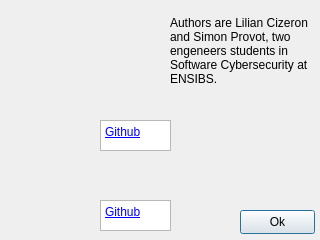
<?xml version="1.0" encoding="UTF-8"?>
<ui version="4.0">
 <class>Dialog</class>
 <widget class="QDialog" name="Dialog">
  <property name="geometry">
   <rect>
    <x>0</x>
    <y>0</y>
    <width>320</width>
    <height>240</height>
   </rect>
  </property>
  <property name="windowTitle">
   <string>Dialog</string>
  </property>
  <widget class="QLabel" name="Lilian">
   <property name="geometry">
    <rect>
     <x>0</x>
     <y>-10</y>
     <width>91</width>
     <height>151</height>
    </rect>
   </property>
   <property name="text">
    <string/>
   </property>
   <property name="pixmap">
    <pixmap>Ressources Graphique/Lilian.jpg</pixmap>
   </property>
  </widget>
  <widget class="QLabel" name="Simon">
   <property name="geometry">
    <rect>
     <x>0</x>
     <y>160</y>
     <width>91</width>
     <height>81</height>
    </rect>
   </property>
   <property name="text">
    <string/>
   </property>
   <property name="pixmap">
    <pixmap>Ressources Graphique/Simon.jpg</pixmap>
   </property>
  </widget>
  <widget class="QLabel" name="label">
   <property name="geometry">
    <rect>
     <x>170</x>
     <y>10</y>
     <width>141</width>
     <height>81</height>
    </rect>
   </property>
   <property name="autoFillBackground">
    <bool>false</bool>
   </property>
   <property name="text">
    <string>Authors are Lilian Cizeron and Simon Provot, two engeneers students in Software Cybersecurity at ENSIBS.</string>
   </property>
   <property name="wordWrap">
    <bool>true</bool>
   </property>
  </widget>
  <widget class="QTextBrowser" name="textBrowser">
   <property name="geometry">
    <rect>
     <x>100</x>
     <y>200</y>
     <width>71</width>
     <height>31</height>
    </rect>
   </property>
   <property name="html">
    <string>&lt;!DOCTYPE HTML PUBLIC &quot;-//W3C//DTD HTML 4.0//EN&quot; &quot;http://www.w3.org/TR/REC-html40/strict.dtd&quot;&gt;
&lt;html&gt;&lt;head&gt;&lt;meta name=&quot;qrichtext&quot; content=&quot;1&quot; /&gt;&lt;meta charset=&quot;utf-8&quot; /&gt;&lt;style type=&quot;text/css&quot;&gt;
p, li { white-space: pre-wrap; }
&lt;/style&gt;&lt;/head&gt;&lt;body style=&quot; font-family:'Segoe UI'; font-size:9pt; font-weight:400; font-style:normal;&quot;&gt;
&lt;p style=&quot; margin-top:0px; margin-bottom:0px; margin-left:0px; margin-right:0px; -qt-block-indent:0; text-indent:0px;&quot;&gt;&lt;a href=&quot;https://github.com/onlyatn1ght&quot;&gt;&lt;span style=&quot; text-decoration: underline; color:#0000ff;&quot;&gt;Github&lt;/span&gt;&lt;/a&gt;&lt;/p&gt;&lt;/body&gt;&lt;/html&gt;</string>
   </property>
  </widget>
  <widget class="QTextBrowser" name="textBrowser_2">
   <property name="geometry">
    <rect>
     <x>100</x>
     <y>120</y>
     <width>71</width>
     <height>31</height>
    </rect>
   </property>
   <property name="html">
    <string>&lt;!DOCTYPE HTML PUBLIC &quot;-//W3C//DTD HTML 4.0//EN&quot; &quot;http://www.w3.org/TR/REC-html40/strict.dtd&quot;&gt;
&lt;html&gt;&lt;head&gt;&lt;meta name=&quot;qrichtext&quot; content=&quot;1&quot; /&gt;&lt;meta charset=&quot;utf-8&quot; /&gt;&lt;style type=&quot;text/css&quot;&gt;
p, li { white-space: pre-wrap; }
&lt;/style&gt;&lt;/head&gt;&lt;body style=&quot; font-family:'Segoe UI'; font-size:9pt; font-weight:400; font-style:normal;&quot;&gt;
&lt;p style=&quot; margin-top:0px; margin-bottom:0px; margin-left:0px; margin-right:0px; -qt-block-indent:0; text-indent:0px;&quot;&gt;&lt;a href=&quot;https://github.com/Lilianc2000&quot;&gt;&lt;span style=&quot; text-decoration: underline; color:#0000ff;&quot;&gt;Github&lt;/span&gt;&lt;/a&gt;&lt;/p&gt;&lt;/body&gt;&lt;/html&gt;</string>
   </property>
  </widget>
  <widget class="QPushButton" name="pushButton">
   <property name="geometry">
    <rect>
     <x>240</x>
     <y>210</y>
     <width>75</width>
     <height>24</height>
    </rect>
   </property>
   <property name="text">
    <string>Ok</string>
   </property>
  </widget>
 </widget>
 <resources/>
 <connections/>
</ui>
